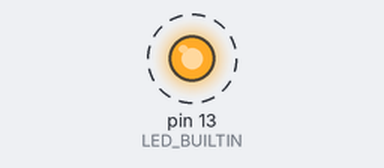
Recording of a sketch running on a simulated Arduino Uno, built with avr-gcc and run on an emulated ATmega328P. Parts: output pins drawn as LEDs (lit = HIGH). Dashed ring = blinking.

Above: at 0.2 s.
Timing chart, 0 to 3.0 s (numbered marks = the images above):
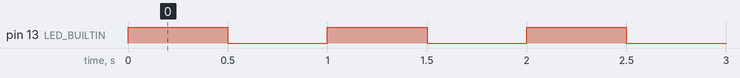

The sketch:

LedToggle.ino
```cpp
#include <LedToggle.h>

LedToggle led(LED_BUILTIN, 500);

void setup() {}

void loop() {
  led.toggle();
}
```

LedToggle.cpp
```cpp
#include "LedToggle.h"

LedToggle::LedToggle(int pin) {
    _pin = pin;
    _state = false;
    _delayTime = 0;
    pinMode(_pin, OUTPUT);
    digitalWrite(_pin, LOW);
}

LedToggle::LedToggle(int pin, unsigned long delayTime) {
    _pin = pin;
    _state = false;
    _delayTime = delayTime;
    pinMode(_pin, OUTPUT);
    digitalWrite(_pin, LOW);
}

void LedToggle::toggle() {
    _state = !_state;
    digitalWrite(_pin, _state ? HIGH : LOW);
    if (_delayTime > 0) {
        delay(_delayTime);
    }
}
```

LedToggle.h
```cpp
#ifndef LedToggle_h
#define LedToggle_h

#include "Arduino.h"

class LedToggle {
    public:
        LedToggle(int pin);
        LedToggle(int pin, unsigned long delayTime);
        void toggle();

    private:
        int _pin;
        unsigned long _delayTime;
        bool _state;
};

#endif
```

Measured:
- by itself, pin 13 (LED_BUILTIN): alternates HIGH for 0.50 s and LOW for 0.50 s
